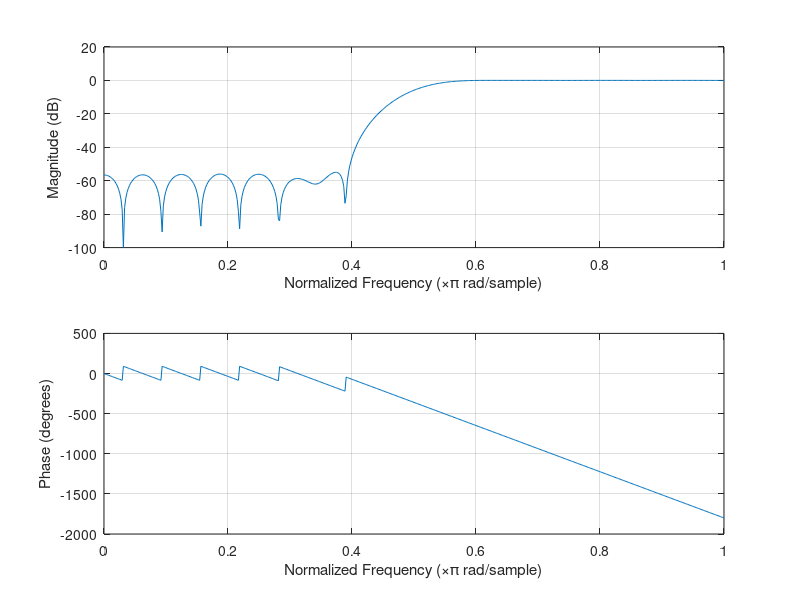

Source code (MATLAB):
% File Name : filter_lpf_3khz
% Author    : Moh. Tamamul Firdaus
% Date      : 21 April 2020

clear all;
n = 32; %orde filter
fs = 40000; %frekuensi sampling
fc = 10000; %frekuensi cut-off
Wn = fc/(fs/2);
b = fir1(n,Wn,'high'); %perhitungan koefisien filter dengan FIR
freqz(b); %plot Magnitude dan Phase
